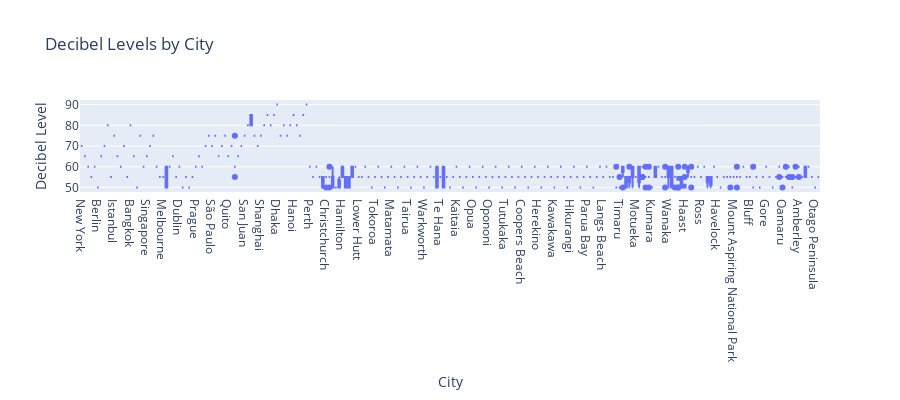

Notebook source saved alongside this figure:
### Code cell
box = px.box(train_df, x='City', y='Decibel_Level', 
              title='Decibel Levels by City', 
              labels={'Decibel_Level':'Decibel Level', 'City':'City'},
              height=400)
box.write_html('Decibel_Levels_by_City.html')
box.show()

### Figure 1 — Plotly figure (JSON) as saved in the notebook; plotly's stock layout.template omitted (floating-point values rounded to 4 significant figures; data arrays with more than 128 entries replaced by an {"elided": "..."} marker saying what was removed)
{"data": [{"alignmentgroup": "True", "hovertemplate": "City=%{x}<br>Decibel Level=%{y}<extra></extra>", "legendgroup": "", "marker": {"color": "#636efa"}, "name": "", "notched": false, "offsetgroup": "", "orientation": "v", "showlegend": false, "type": "box", "x": {"elided": "545 str values"}, "x0": " ", "xaxis": "x", "y": {"elided": "545 int values"}, "y0": " ", "yaxis": "y"}], "layout": {"boxmode": "group", "height": 400, "legend": {"tracegroupgap": 0}, "title": {"text": "Decibel Levels by City"}, "xaxis": {"anchor": "y", "domain": [0, 1], "title": {"text": "City"}}, "yaxis": {"anchor": "x", "domain": [0, 1], "title": {"text": "Decibel Level"}}}}
